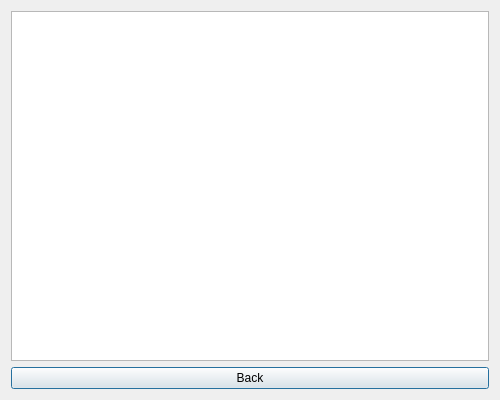
<?xml version="1.0" encoding="UTF-8"?>
<ui version="4.0">
 <class>Dialog_FoundFigures</class>
 <widget class="QDialog" name="Dialog_FoundFigures">
  <property name="geometry">
   <rect>
    <x>0</x>
    <y>0</y>
    <width>500</width>
    <height>400</height>
   </rect>
  </property>
  <property name="windowTitle">
   <string>Found Figures</string>
  </property>
  <layout class="QGridLayout" name="gridLayout">
   <item row="0" column="0">
    <widget class="QTableWidget" name="tableWidget">
     <property name="editTriggers">
      <set>QAbstractItemView::DoubleClicked</set>
     </property>
    </widget>
   </item>
   <item row="1" column="0">
    <widget class="QPushButton" name="btn_back">
     <property name="text">
      <string>Back</string>
     </property>
    </widget>
   </item>
  </layout>
 </widget>
 <resources/>
 <connections>
  <connection>
   <sender>btn_back</sender>
   <signal>clicked()</signal>
   <receiver>Dialog_FoundFigures</receiver>
   <slot>close()</slot>
   <hints>
    <hint type="sourcelabel">
     <x>193</x>
     <y>383</y>
    </hint>
    <hint type="destinationlabel">
     <x>157</x>
     <y>398</y>
    </hint>
   </hints>
  </connection>
 </connections>
</ui>
